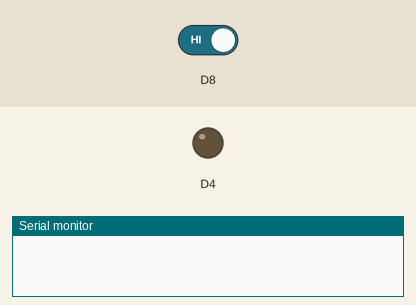
Recording of a sketch running on a simulated ESP8266 (NodeMCU). On the bench: output pins drawn as LEDs (lit = HIGH), the last lines printed to the serial monitor. The test bench sets the inputs (shaded band); at power-on: D8 HIGH.

Above: at 1.5 s.
1.6 s: D8 driven LOW
At 2.4 s:
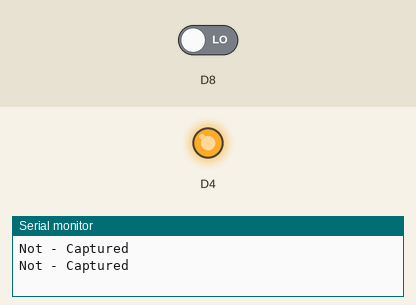
Timing chart, 0 to 4.6 s (numbered marks = the images above; inputs shaded):
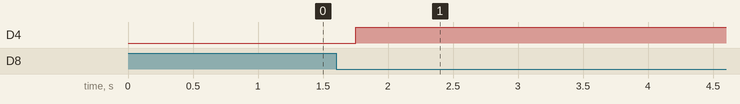

Measured:
- after the input at 1.6 s, D4: LOW → HIGH after 0.15 s

The sketch:

LED_notification.ino
```cpp
unsigned long previousMillis = 0;
const long interval = 5000;

void setup() {
  Serial.begin(250000);
  pinMode(LED_BUILTIN, OUTPUT);     // Initialize the LED_BUILTIN pin as an output
  pinMode(D8, INPUT);
  previousMillis = millis();
}

// the loop function runs over and over again forever
void loop() {
  unsigned long currentMillis = millis();
  int val = digitalRead(D8);
  if(val == LOW)
  {
    previousMillis = millis();
    digitalWrite(LED_BUILTIN, HIGH);   // Turn the LED off by making the voltage HIGH
    Serial.println("Not - Captured ");
  }
  else if(val==HIGH && currentMillis - previousMillis >= interval)
  {
    digitalWrite(LED_BUILTIN, LOW); // Turn the LED on by making the voltage LOW
    Serial.println("Ok  - Captured ");
  }
  delay(350);
}
```
